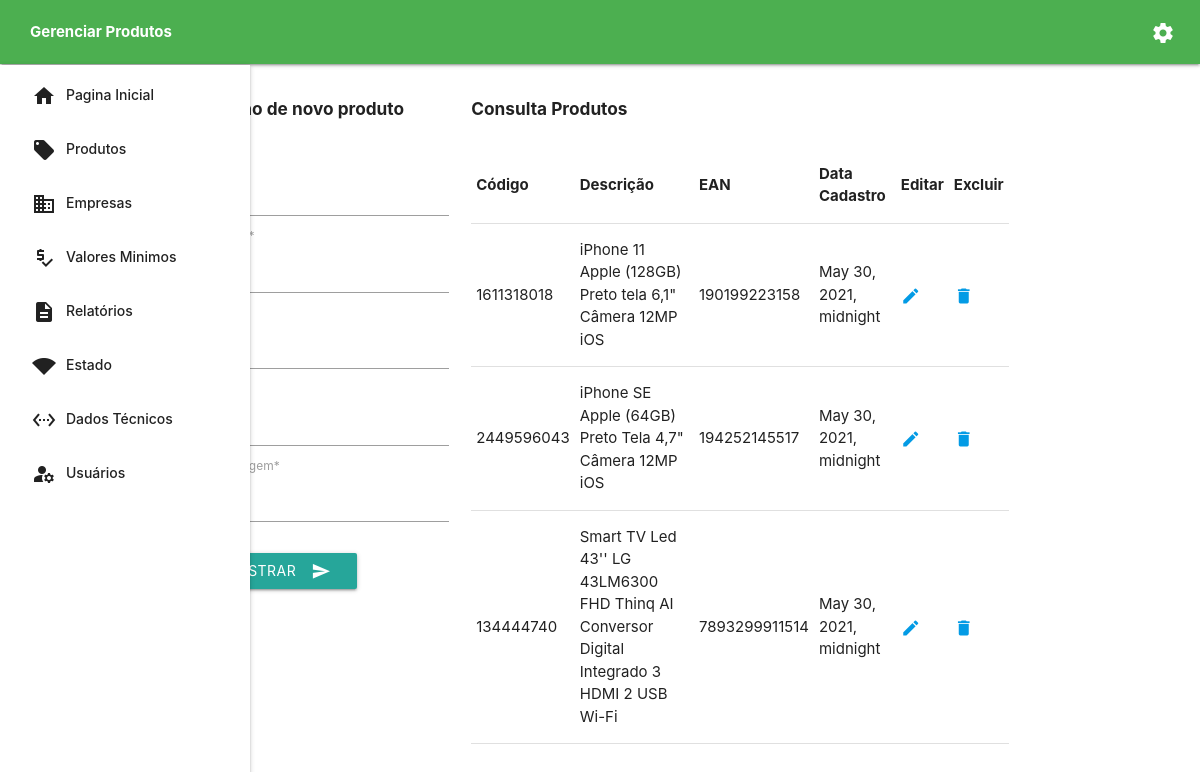
The page /dashboard/manage-product on the database its author committed.
### pages/models.py (models this page shows, shortened)
class Product(models.Model):
    code = models.CharField(max_length=300, verbose_name="Código")
    description = models.CharField(max_length=400, verbose_name="Descrição")
    ean = models.IntegerField(default=None)
    url = models.URLField(default="")
    image_url = models.URLField(default="", verbose_name="Url da imagem")
    date = models.DateTimeField(default=datetime.date.today)

### pages/views.py (the view, shortened to what this page needs)
# urls.py: path('dashboard/manage-product', ManageProduct.as_view(), name='manage-product'),
class ManageProduct(CreateView):
    model = Product
    fields = ['code', 'description', 'ean', 'url', 'image_url']
    template_name = 'pages/dashboard/manage-product.html'
    success_url = reverse_lazy('manage-product')
    def get_context_data(self, **kwargs):
        context = super().get_context_data(**kwargs)
        context["products"] = Product.objects.all()
        return context

### templates/pages/dashboard/manage-product.html (shortened to what this page needs)
{% extends 'base/base.html' %}
{% load i18n %}
{% load static %}
{% load crispy_forms_tags %}
{% block dash-title %}
    <b>{% trans 'Gerenciar Produtos' %}</b>
{% endblock %}
{% block content %}
    <div class="row">
        <div class="col s4">
            <h6><b>{% trans 'Inclusão de novo produto' %}</b></h6>
            <br>
            <form action="" method="POST" class="form-select-lg">
                {{ form|crispy }}
                <br>
                <button class="btn waves-effect" type="submit" name="action">{% trans 'Cadastrar' %}
                    <i class="material-icons right">send</i>
                </button>
            </form>
            <br>
        </div>
        <div class="col s8">
            <h6><b>{% trans 'Consulta Produtos' %}</b></h6>
            <br>
            <table class="responsive-table">
                <thead>
                <tr>
                    <th>{% trans 'Código' %}</th>
                    <th>{% trans 'Descrição' %}</th>
                    <th>{% trans 'EAN' %}</th>
                    <th>{% trans 'Data Cadastro' %}</th>
                    <th>{% trans 'Editar' %}</th>
                    <th>{% trans 'Excluir' %}</th>
                </tr>
                </thead>
                {% for product in products %}
                    <tbody>
                    <tr>
                        <td>{{ product.code }}</td>
                        <td>{{ product.description }}</td>
                        <td>{{ product.ean }}</td>
                        <td>{{ product.date }}</td>
                        <td><a href="{% url 'update-product' product.pk %}"><span
                                class="material-icons" style="font-size: 20px !important;">edit</span></a>
                        </td>
                        <td><a href="{% url 'delete-product' product.pk %}"><span class="material-icons"
                                                                                  style="font-size: 20px !important;">delete</span></a>
                        </td>
                    </tr>
                    </tbody>
                {% empty %}
                    <tbody>
                    <tr>
                        <td colspan="6">{% trans 'Nenhum produto cadastrado!' %}</td>
                    </tr>
                    </tbody>
                {% endfor %}
            </table>
        </div>
    </div>
{% endblock %}

### static/css/bot.css (style rules this page uses)
.material-icons { vertical-align: middle !important; margin-right: 10px !important; }

### rows shown on the page
Product: code "1611318018", description "iPhone 11 Apple (128GB) Preto tela 6,1\" Câmera 12MP iOS", ean "190199223158", date "May 30, 2021, midnight"
Product: code "2449596043", description "iPhone SE Apple (64GB) Preto Tela 4,7\" Câmera 12MP iOS", ean "194252145517", date "May 30, 2021, midnight"
Product: code "134444740", description "Smart TV Led 43'' LG 43LM6300 FHD Thinq AI Conversor Digital Integrado 3 HDMI 2 USB Wi-Fi", ean "7893299911514", date "May 30, 2021, midnight"
